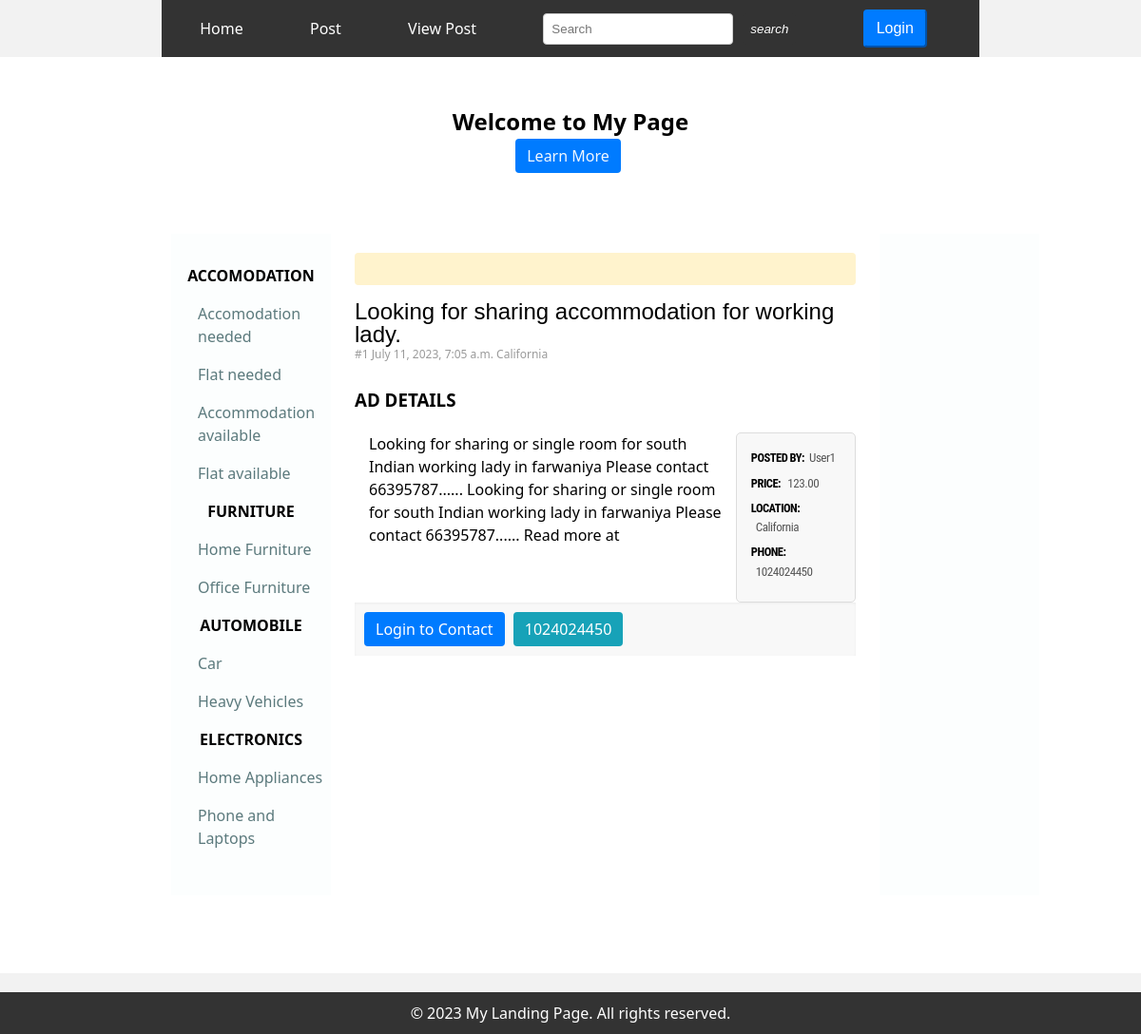
/show/1/, run on the app's committed database.
### login/models.py (models this page shows, shortened)
class Category(models.Model):
    name = models.CharField(max_length=100)

class Subcategory(models.Model):
    name = models.CharField(max_length=100)
    category = models.ForeignKey(Category, on_delete=models.CASCADE,related_name='subcat')

class Classifields(models.Model):
    seller = models.ForeignKey(User, on_delete=models.CASCADE,null=True,blank=True)
    title = models.CharField(max_length=100)
    description = models.TextField()
    price = models.DecimalField(max_digits=10, decimal_places=2,blank=True,null=True)
    image = models.ImageField(blank=True,null=True)
    posted_date = models.DateTimeField(auto_now_add=True)
    updated_date = models.DateTimeField(auto_now=True)
    location = models.ForeignKey(Location,on_delete=models.CASCADE,null=True,blank=True)
    category = models.ManyToManyField(Category,blank=True)
    subcategory = models.ForeignKey(Subcategory,on_delete=models.CASCADE,null=True,blank=True)
    phone_no = models.CharField(max_length=20,null=True)

class Location(models.Model):
    name = models.CharField(max_length=100)
    def __str__(self):
        return self.name

### login/views.py (the view)
# urls.py: path('show/<int:id>/',views.show,name='show'),
def show(request,id):
    categories = Category.objects.all()
    classifield = Classifields.objects.get(id=id)
    context = {
        'classifield': classifield,
        'categories': categories,
        'user': request.user,
    }
    return render(request, 'login/show.html',context)

### login/templates/login/show.html (shortened to what this page needs)
{% extends 'login/index.html' %}
{% load fontawesome_6 %}
{% block posts %}
<div class="show_classified">
    <span class="bar"></span>
    <div class="heading">
        <h1 >{{classifield.title|capfirst}}</h1>
       <span class="info-row">#{{classifield.id}} {{classifield.posted_date}} {{classifield.location}}</span>
    </div>
    <h3>AD DETAILS</h3>
    <div class="details">
        <p> {{classifield.description}} Looking for sharing or single room for south Indian working lady in farwaniya Please contact 66395787......
            Read more at </p>
        <div>
            <div class="details_right_box">
                <h6>POSTED BY:<span>{{classifield.seller |capfirst}}</span></h6>
                <h6>PRICE: <span>{{classifield.price}}</span></h6>
                <h6>LOCATION: <span>{{classifield.location}}</span></h6>
                <h6>PHONE: <span>{{classifield.phone_no}}</span></h6>
            </div>
        </div>
    </div>
    <div class="content_footer">
        <a href="" class="btn">Login to Contact</a>
        <a href=""class="btn btn-phone">{{classifield.phone_no}}</a>
    </div>
</div>
{% endblock  %}

### login/templates/login/index.html (shortened to what this page needs)
{% extends 'login/base.html' %}
{% block content %}
<section id="hero">
  <h1>Welcome to My Page </h1>
  <a href="#about" class="btn learn_btn" style="color: aliceblue;">Learn More</a>
  <div class="classifields">
    <div class="sidebar">
    {% for category in categories %}
    <div class="category">
      <h4 class="category_heading">{{ category.name|upper }}</h4>
      <ul>
          {% for sub in category.subcat.all %}
              <li class="subcategory"><a href="{% url 'category' sub.name %}">{{ sub.name |capfirst}}</a></li>
          {% endfor %}
      </ul>
    </div>
      {% endfor %}
    </div>
    {% block posts %}
    {% endblock %}
    <div class="sidebar">
    </div>
  </div>
  </section>
{% endblock%}

### login/templates/login/base.html (style rules this page uses)
* { margin: 0; padding: 0; }
h6 { padding: 0; }
body { background-color: #f2f2f2; font-family: system-ui, -apple-system, BlinkMacSystemFont, 'Segoe UI', Roboto, Oxygen, Ubuntu, Cantarell, 'Open Sans', 'Helvetica Neue', sans-serif; font-size: 1rem; line-height: 1.5; color:#212529; }
#hero { background-size: cover; background-position: center; text-align: center; padding: 50px 0; color:black; }
.btn { display: inline-block; padding: 10px 20px; background-color: #333; color: #fff; text-decoration: none; border-radius: 4px; }
section { padding: 50px; background-color: #fff; margin-bottom: 20px; }
section p { font-size: 16px; line-height: 1.5; }
section ul { list-style-type: disc; margin-left: 20px; }

### login/templates/login/index.html (style rules this page uses)
.classifields { display: grid; width: 70%; margin: 0 auto; grid-template-columns: 20% 1fr 20%; grid-gap: 10px; padding: 2rem; }
.sidebar { background:#fbfdfda3; padding: 15px; }
#hero>a { text-decoration: none; color: black; }
.learn_btn { margin-bottom: 2rem; }
.sidebar { padding: 2rem .5rem; }
.category { margin-bottom: 1rem; }
.category * { margin-bottom: 1rem; }
.category_heading { margin-bottom: 1rem; }
.subcategory { list-style: none; }
.subcategory >a { display: flex; justify-content: space-between; text-decoration: none; margin-bottom: 1rem; color: #002F34A3; text-align: left; font-size: 16px; }

### login/templates/login/show.html (style rules this page uses)
.show_classified { padding: 20px 15px; text-align: start; }
.info-row { font-size: 12px; color: #9a9a9a; margin-bottom: 15px; padding-top: 10px; }
.heading >h1 { font-size: 24px; line-height: 1; font-weight: 400; font-family: 'Encode Sans Expanded', sans-serif; }
h3 { margin: 15px 0px 10px; padding: 10px 0px; }
.details { display: flex; justify-content: space-between; }
.details >p { padding:0px 15px; width: 400px; }
.details_right_box { border: solid 1px #ddd; border-radius: 5px; background: #f8f8f8; padding: 15px; }
.details_right_box * { font-family: roboto condensed,Helvetica,Arial,sans-serif; font-weight: bolder; font-size: 12.5px; }
.details_right_box > h6 { margin-bottom: 5px; letter-spacing: -.5px; }
.details_right_box > h6 > span { color: #555; line-height: 1.7; font-size: 1.05em; font-weight: 400; font-family: "roboto condensed", Helvetica, Arial, sans-serif; margin-left: 5px; }
.bar { display: block; height: 10px; background-color: #fff3cd; border-color: #ffeeba; padding: 0.75rem 1.25rem; margin-bottom: 1rem; border-radius: 0.25rem; }
.content_footer { background: #f8f8f8; position: relative; padding: 10px; border-top: solid 1px var(--border-color); box-shadow: 0 1px 3px rgba(0, 0, 0, 0.05) inset; }
.btn { color: #fff; background-color: #007bff; border-color: #007bff; display: inline-block; font-weight: 400; text-align: center; cursor: pointer; padding: .375rem .75rem; font-size: 1rem; line-height: 1.5; border-radius: .25; margin-right: 5px; }
.btn-phone { background: #17a2b8; margin-right: 6rem; }

### data on the page
Category: name "ACCOMODATION"
Subcategory: name "Accomodation needed"
Subcategory: name "Flat needed"
Subcategory: name "Accommodation available"
Subcategory: name "Flat available"
Category: name "FURNITURE"
Subcategory: name "Home Furniture"
Subcategory: name "Office Furniture"
Category: name "AUTOMOBILE"
Subcategory: name "Car"
Subcategory: name "Heavy Vehicles"
Category: name "ELECTRONICS"
Subcategory: name "Home Appliances"
Subcategory: name "Phone and Laptops"
Classifields: title "Looking for sharing accommodation for working lady.", id "1", posted_date "July 11, 2023, 7:05 a.m.", location "California", description "Looking for sharing or single room for south Indian working lady in farwaniya Please contact 66395787......", seller "User1", price "123.00", phone_no "1024024450"
